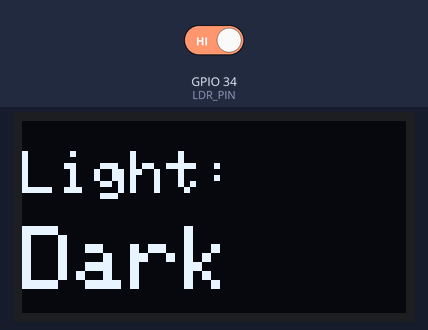
This sketch was run on a simulated ESP32. Parts: 128×64 one-colour display. Inputs (shaded band) come from the test bench; at power-on: GPIO 34 (LDR_PIN) HIGH. The display library's start-up logo is not drawn; what the sketch prints to the serial monitor is not drawn.

Above: at 3.2 s.
3.3 s: GPIO 34 (LDR_PIN) driven LOW
At 4.7 s:
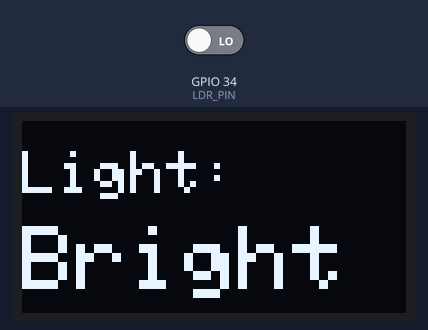
5.1 s: GPIO 34 (LDR_PIN) driven HIGH
At 6.3 s:
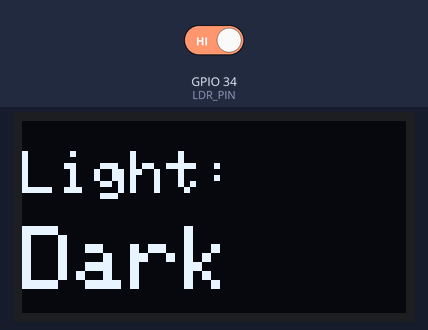
Timing chart, 0 to 8.1 s (numbered marks = the images above; inputs shaded):
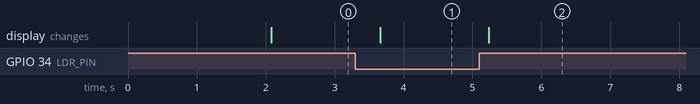

The sketch:

light_intensity_detector_using_oled.ino
```cpp
#include <Wire.h>
#include <Adafruit_GFX.h>
#include <Adafruit_SSD1306.h>

#define SCREEN_WIDTH 128
#define SCREEN_HEIGHT 64
#define OLED_RESET    -1
Adafruit_SSD1306 display(SCREEN_WIDTH, SCREEN_HEIGHT, &Wire, OLED_RESET);

#define LDR_PIN 34

void setup() {
  if(!display.begin(SSD1306_SWITCHCAPVCC, 0x3C)) {
    for(;;);
  }

  display.display();
  delay(2000);
  display.clearDisplay();

  Serial.begin(115200);
  pinMode(LDR_PIN, INPUT);
}

void loop() {
  int ldrValue = digitalRead(LDR_PIN);
  String lightCondition = (ldrValue == LOW) ? "Bright" : "Dark";

  display.clearDisplay();
  display.setTextSize(2);
  display.setTextColor(SSD1306_WHITE);
  display.setCursor(0, 10);
  display.print("Light:");
  display.setTextSize(3);
  display.setCursor(0, 35);
  display.print(lightCondition);
  display.display();

  Serial.print("LDR Value: ");
  Serial.print(ldrValue);
  Serial.print(" Light Condition: ");
  Serial.println(lightCondition);

  delay(500);
}
```

Measured:
- after the input at 3.3 s, the display: changes after 0.36 s (image 1)
- after the input at 5.1 s, the display: changes after 0.14 s (image 2)
